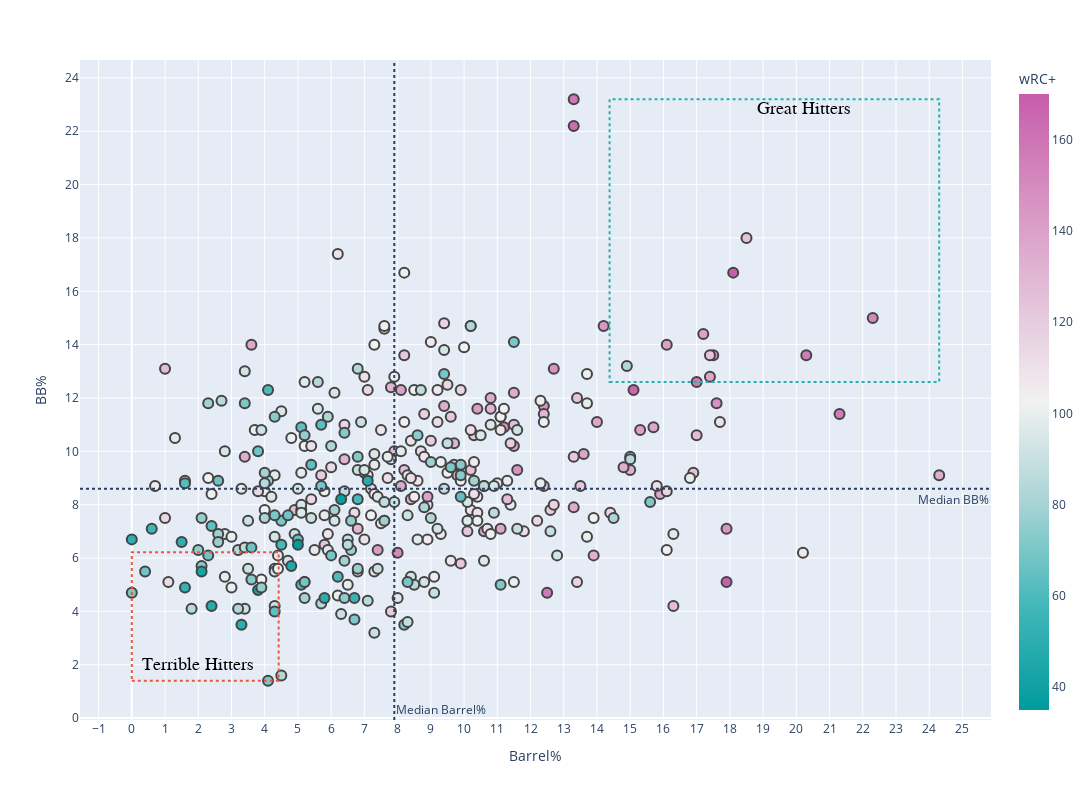

Notebook cell for this chart:
### Code cell
'''Plotting Scatter'''
plt = px.scatter(
    plot_df, x="Barrel%", y="BB%",
    color="wRC+",
    hover_name="Name",
    hover_data=["PA", "BABIP"],
    color_continuous_scale=px.colors.diverging.Tropic,
    width=1500, height=800,
)

plt.update_traces(marker_line_width=2, marker_size=10)
plt.update_yaxes(nticks=20)
plt.update_xaxes(nticks=40)


'''Medians'''
plt.add_hline(y=np.median(plot_df["BB%"]), line_dash="dot", row="all", col="all",
              annotation_text="Median BB%", 
              annotation_position="bottom right")

plt.add_vline(x=np.median(plot_df["Barrel%"]), line_dash="dot", row="all", col="all",
              annotation_text="Median Barrel%", 
              annotation_position="bottom right")

'''Plotting top 10th percentile '''
plt.add_shape(
    x0=plot_df["Barrel%"].quantile(q=0.9), 
    y0=plot_df["BB%"].quantile(q=0.9),
    x1=plot_df["Barrel%"].quantile(q=1),
    y1=plot_df["BB%"].quantile(q=1),
    line=dict(color="LightSeaGreen", width=2, dash="dot")
)
plt.add_annotation(
    x=plot_df["Barrel%"].quantile(q=0.99),
    y=plot_df["BB%"].quantile(q=0.999),
    text="Great Hitters",
    showarrow=False,
    font=dict(
        family="arial",
        size=18,
        color="black"
    )
    )


'''Plotting bottom 10th percentile'''
plt.add_shape(
    x0=plot_df["Barrel%"].quantile(q=0), 
    y0=plot_df["BB%"].quantile(q=0),
    x1=plot_df["Barrel%"].quantile(q=0.2),
    y1=plot_df["BB%"].quantile(q=0.2),
    line=dict(color="#EF553B", width=2, dash="dot")
)
plt.add_annotation(
    x=2, 
    y=2,
    text="Terrible Hitters",
    showarrow=False,
    font=dict(
        family="arial",
        size=18,
        color="black"
    )
    )

plt

### Figure 1 — Plotly figure (JSON) as saved in the notebook; plotly's stock layout.template omitted (floating-point values rounded to 4 significant figures; data arrays with more than 128 entries replaced by an {"elided": "..."} marker saying what was removed)
{"data": [{"customdata": {"elided": "362x2 float values"}, "hovertemplate": "<b>%{hovertext}</b><br><br>Barrel%=%{x}<br>BB%=%{y}<br>PA=%{customdata[0]}<br>BABIP=%{customdata[1]}<br>wRC+=%{marker.color}<extra></extra>", "hovertext": {"elided": "362 str values"}, "legendgroup": "", "marker": {"color": {"elided": "362 int values"}, "coloraxis": "coloraxis", "line": {"width": 2}, "size": 10, "symbol": "circle"}, "mode": "markers", "name": "", "orientation": "v", "showlegend": false, "type": "scatter", "x": {"elided": "362 float values"}, "xaxis": "x", "y": {"elided": "362 float values"}, "yaxis": "y"}], "layout": {"annotations": [{"showarrow": false, "text": "Median BB%", "x": 1, "xanchor": "right", "xref": "x domain", "y": 8.6, "yanchor": "top", "yref": "y"}, {"showarrow": false, "text": "Median Barrel%", "x": 7.9, "xanchor": "left", "xref": "x", "y": 0, "yanchor": "bottom", "yref": "y domain"}, {"font": {"color": "black", "family": "arial", "size": 18}, "showarrow": false, "text": "Great Hitters", "x": 20.24, "y": 22.84}, {"font": {"color": "black", "family": "arial", "size": 18}, "showarrow": false, "text": "Terrible Hitters", "x": 2, "y": 2}], "coloraxis": {"colorbar": {"title": {"text": "wRC+"}}, "colorscale": [[0, "rgb(0, 155, 158)"], [0.1667, "rgb(66, 183, 185)"], [0.3333, "rgb(167, 211, 212)"], [0.5, "rgb(241, 241, 241)"], [0.6667, "rgb(228, 193, 217)"], [0.8333, "rgb(214, 145, 193)"], [1, "rgb(199, 93, 171)"]]}, "height": 800, "legend": {"tracegroupgap": 0}, "margin": {"t": 60}, "shapes": [{"line": {"dash": "dot"}, "type": "line", "x0": 0, "x1": 1, "xref": "x domain", "y0": 8.6, "y1": 8.6, "yref": "y"}, {"line": {"dash": "dot"}, "type": "line", "x0": 7.9, "x1": 7.9, "xref": "x", "y0": 0, "y1": 1, "yref": "y domain"}, {"line": {"color": "LightSeaGreen", "dash": "dot", "width": 2}, "x0": 14.38, "x1": 24.3, "y0": 12.6, "y1": 23.2}, {"line": {"color": "#EF553B", "dash": "dot", "width": 2}, "x0": 0, "x1": 4.42, "y0": 1.4, "y1": 6.22}], "width": 1500, "xaxis": {"anchor": "y", "domain": [0, 1], "nticks": 40, "title": {"text": "Barrel%"}}, "yaxis": {"anchor": "x", "domain": [0, 1], "nticks": 20, "title": {"text": "BB%"}}}}
